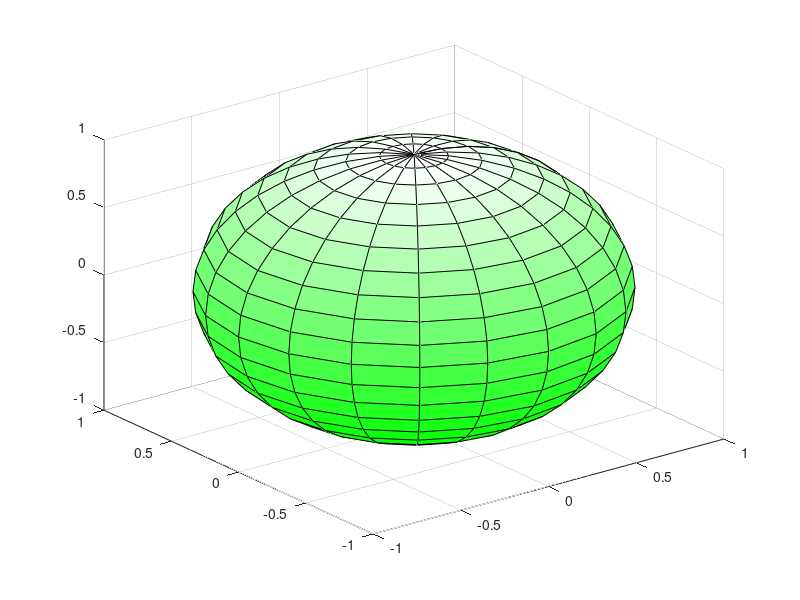

Recreate this plot in MATLAB. (Note: this script raises an error after producing the figure.)
r = 1;
s_center = [0 0 0]';

f=figure(40);
clf

nsphere = 20; % number of divisions to sphere
nangles = 120; % number of divisions to sphere
mymap=gray;
sphere(nsphere);
hold on
mymap(:,2)=1;
mymap(:,1)=mymap(:,1).^1.5;
mymap(:,3)=mymap(:,3).^1.5;


colormap(mymap);
alpha(0.7);

% Plots vector indicating (1,0,0);
%
%h=plot3([0 1],[0 0], [0 0],'k');
%set(h,'LineWidth',3.0);
%h2=plot3([1],[0], [0],'.k');
%set(h2,'MarkerSize',20.0);

readcam;

% Plots vector indicating original camera position
dC=c1-c0;
dC = dC/norm(dC);
%vpn = vp/norm(vp);

h=plot3([0 dC(1)],[0 dC(2)], [0 dC(3)]);
set(h,'LineWidth',3.0);
h2=cplot(dC','.');
set(h2,'MarkerSize',20.0);


dtheta = (2*pi)/nangles;
dphi = dtheta/2;

[theta,phi] = cart2sph(dC(1),dC(2),dC(3));
phi = 0.5*pi-phi;
%theta = 0;
%phi   = pi/2;

draw_sphere_point;

axis equal
xlabel x;
ylabel y;
zlabel z;

%camorbit(95,-10)
camorbit(-80,-10)

mycursor3_f;

